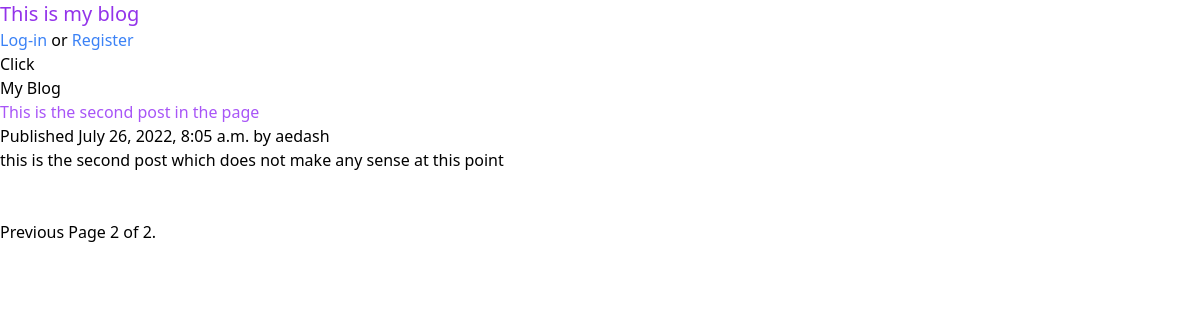
Screenshot of /?page=2 with the database file from the repository.
### core/models.py (models this page shows, shortened)
class Post(models.Model):
    STATUS_CHOICES = (
        ('draft', 'Draft'),
        ('published', 'Published'),
    )
    title = models.CharField(max_length=250)
    slug = models.SlugField(max_length=250,
                            unique_for_date='publish')
    author = models.ForeignKey(User,
                               on_delete=models.CASCADE,
                               related_name='blog_posts')
    body = models.TextField()
    publish = models.DateTimeField(default=timezone.now)
    created = models.DateTimeField(auto_now_add=True)
    updated = models.DateTimeField(auto_now=True)
    status = models.CharField(max_length=10,
                              choices=STATUS_CHOICES,
                              default='draft')
    class Meta:
        ordering = ('-publish',)
    def get_absolute_url(self):
        return reverse('post_detail', args=[self.publish.year, self.publish.month, self.publish.day, self.slug])

### core/views.py (the view)
# urls.py: path('',views.index,name = 'index'),
def index(request):
    object_list = Post.objects.filter(status = 'published')
    paginator = Paginator(object_list,3) # 3 posts in each page
    page = request.GET.get('page')
    try:
        posts = paginator.page(page)
    except PageNotAnInteger:
        posts = paginator.page(1)
    except EmptyPage:
        posts = paginator.page(paginator.num_pages)
    return render(request,'core/index.html',{'posts':posts,'page':page})

### templates/core/index.html (shortened to what this page needs)
{% extends 'base.html' %}
{% load static %}
{% block content %}
<link href="{% static 'css/style.css' %}" rel="stylesheet">
    <a href="{% url 'locked' %}">Click</a>
    <h1>My Blog</h1>
{% for post in posts %}
<h2>
<a  class="text-purple-500" href="{{ post.get_absolute_url }}">
{{ post.title }}
</a>
</h2>
<p class="date">
Published {{ post.publish }} by {{ post.author }}
</p>
<p  class="text-blue-800" >  {{ post.body|truncatewords:30|linebreaks }}</p>
{% endfor %}
<br>
<br>
{% include "core/pagination.html" with page=posts %}
{% endblock content %}

### static/css/style.css (style rules this page uses)
html { line-height: 1.5; -webkit-text-size-adjust: 100%; -moz-tab-size: 4; -o-tab-size: 4; tab-size: 4; font-family: ui-sans-serif, system-ui, -apple-system, BlinkMacSystemFont, "Segoe UI", Roboto, "Helvetica Neue", Arial, "Noto Sans", sans-serif, "Apple Color Emoji", "Segoe UI Emoji", "Segoe UI Symbol", "Noto Color Emoji"; }
body { margin: 0; line-height: inherit; }
h1, h2, h3, h4, h5, h6 { font-size: inherit; font-weight: inherit; }
a { color: inherit; text-decoration: inherit; }
blockquote, dl, dd, h1, h2, h3, h4, h5, h6, hr, figure, p, pre { margin: 0; }
.text-purple-500 { --tw-text-opacity: 1; color: rgb(168 85 247 / var(--tw-text-opacity)); }
.text-blue-800 { --tw-text-opacity: 1; color: rgb(30 64 175 / var(--tw-text-opacity)); }

### templates/base.html (style rules this page uses)
* { margin:0; padding: 0px; }

### rows the page displays
Post: title "This is the second post in the page", publish "July 26, 2022, 8:05 a.m.", author "aedash", body "this is the second post which does not make any sense at this point"

### other values shown
{{ page.number }} "2"
{{ page.paginator.num_pages }} "2"
